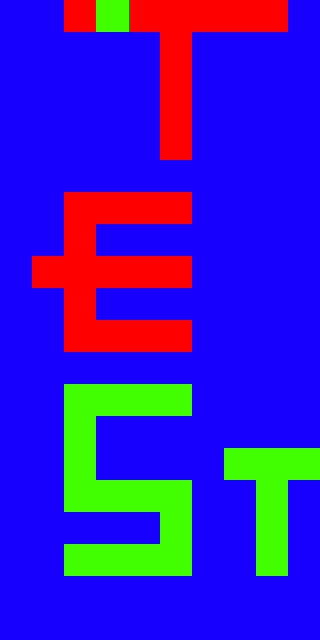

A level layout from a 2D game, rendered from its tile map. Below: a short description, then the map file with tile-grid data replaced by summaries:
An orthogonal 10x20 tile map with 32x32 px tiles, 1 tile layer (layer_test), 1 image layer and 5 objects (rectangle, ellipse, polygon, polyline, imagen).

<map version="1.0" orientation="orthogonal" width="10" height="20" tilewidth="32" tileheight="32" backgroundcolor="#aaff00">
 <tileset firstgid="1" name="patron_juego" tilewidth="32" tileheight="32">
  <properties>
   <property name="patron" value="juego" />
  </properties>
  <image source="patron_juego.png" width="129" height="32" />
  <terraintypes>
   <terrain name="terreno_azul" tile="-1" />
   <terrain name="terreno_red" tile="-1" />
  </terraintypes>
  <tile id="1" terrain="0,0,0,0">
   <properties>
    <property name="color" value="azul" />
   </properties>
  </tile>
  <tile id="2" terrain="1,1,1,1">
   <properties>
    <property name="color" value="rojo" />
   </properties>
  </tile>
  <tile id="3">
   <properties>
    <property name="color" value="verde" />
   </properties>
  </tile>
 </tileset>
 <layer name="layer_test" width="10" height="20">
  <properties>
   <property name="description" value="layer test" />
  </properties>
  <data>[200 cells, 200 non-empty, 3 distinct tile ids]</data>
 </layer>
 <imagelayer name="image_test" width="10" height="20">
  <image source="patron_juego.png" />
  <properties>
   <property name="test" value="test" />
  </properties>
 </imagelayer>
 <objectgroup name="object_test" width="10" height="20">
  <object name="rectangle" type="rectangle" x="98" y="2" width="127" height="61">
   <properties>
    <property name="color" value="red" />
   </properties>
  </object>
  <object name="ellipse" type="ellipse" x="90" y="110" width="180" height="98">
   <properties>
    <property name="color" value="blue" />
   </properties>
   <ellipse />
  </object>
  <object name="polygon" type="polygon" x="91" y="283">
   <properties>
    <property name="color" value="gray" />
   </properties>
   <polygon points="0,0 165,41 -19,137 -73,31 -7,-54" />
  </object>
  <object name="polyline" type="polyline" x="239" y="401">
   <properties>
    <property name="color" value="green" />
   </properties>
   <polyline points="0,0 -132,106 66,170 40,40" />
  </object>
  <object name="image" type="imagen" gid="2" x="259" y="35" />
 </objectgroup>
</map>